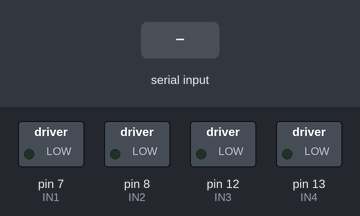
The sketch below on a simulated Arduino Uno, built with avr-gcc and run on an emulated ATmega328P. Shown: switched loads named in the sketch (green lamp = pin HIGH). The test bench sets the inputs (shaded band).

Above: at 1.2 s.
1.3 s: "R90\n" received over Serial
At 3.01 s:
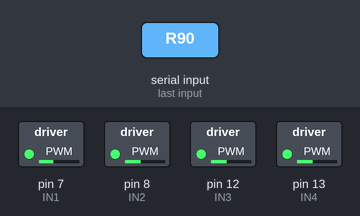
4.3 s: "S90\n" received over Serial
At 4.8 s:
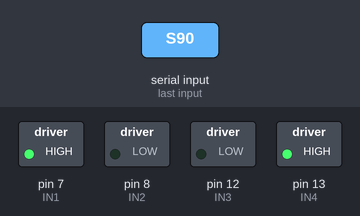
5.8 s: "L90\n" received over Serial
8.8 s: "S,45\n" received over Serial
At 9.4 s:
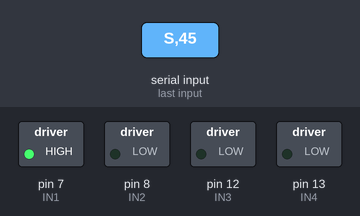
Timing chart, 0 to 11.3 s (numbered marks = the images above; inputs shaded):
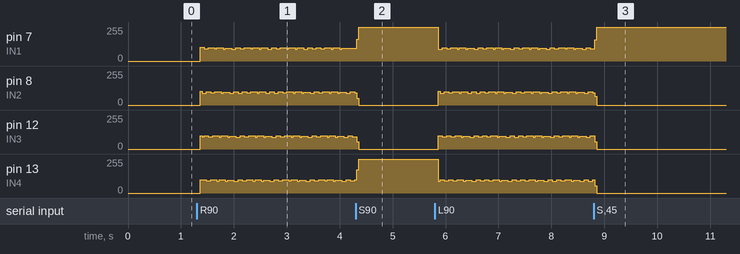

The sketch:

arduino_code.ino
```cpp
int IN1 = 7;
int IN2 = 8;
int IN3 = 12;
int IN4 = 13;
int speed = 1185;

// Sequenza di passi per il motore passo-passo
int steps[8][4] = {
  {1, 0, 0, 0},
  {1, 1, 0, 0},
  {0, 1, 0, 0},
  {0, 1, 1, 0},
  {0, 0, 1, 0},
  {0, 0, 1, 1},
  {0, 0, 0, 1},
  {1, 0, 0, 1}
};

char lastCommand = 'z';
bool isRunning = false;  // Variabile per tenere traccia se il motore è in esecuzione
char currentDirection = 'R';  // Direzione corrente del motore ('R' o 'L')

void setup() {
  Serial.begin(9600);  // Set serial communication to 9600 baud rate
  // Imposta i pin come uscite
  pinMode(IN1, OUTPUT);
  pinMode(IN2, OUTPUT);
  pinMode(IN3, OUTPUT);
  pinMode(IN4, OUTPUT);
}

void loop() {
  // Controlla se ci sono nuovi comandi dalla seriale
  if (Serial.available() > 0) {
    char command = Serial.read();  // Legge il comando

    // Se il comando è 'R', imposta il motore per girare a destra
    if (command == 'R') {
      if (lastCommand != command) {
        lastCommand = command;
        currentDirection = 'R';
        isRunning = true;  // Attiva il motore
      }
    }
    // Se il comando è 'L', imposta il motore per girare a sinistra
    else if (command == 'L') {
      if (lastCommand != command) {
        lastCommand = command;
        currentDirection = 'L';
        isRunning = true;  // Attiva il motore
      }
    }
    // Se il comando è un numero (1-9), cambia la velocità
    else if (isdigit(command)) {
      speed = 723 + ((command - '0') * 77);
    }
    // Se il comando è 'S', ferma il motore
    else if (command == 'S') {
      isRunning = false;  // Ferma il motore
      lastCommand = command;
    }
  }

  // Se il motore è attivo, esegui il movimento nella direzione corrente
  if (isRunning) {
    if (currentDirection == 'R') {
      right();
    } else if (currentDirection == 'L') {
      left();
    }
  }
}

// Funzione per muovere il motore in avanti
void right() {
  for (int j = 0; j < 8; j++) {
    digitalWrite(IN1, steps[j][0]);
    digitalWrite(IN2, steps[j][1]);
    digitalWrite(IN3, steps[j][2]);
    digitalWrite(IN4, steps[j][3]);
    delayMicroseconds(speed);  // Imposta il ritardo tra i passi
  }
}

// Funzione per muovere il motore all'indietro
void left() {
  for (int j = 7; j >= 0; j--) {
    digitalWrite(IN1, steps[j][0]);
    digitalWrite(IN2, steps[j][1]);
    digitalWrite(IN3, steps[j][2]);
    digitalWrite(IN4, steps[j][3]);
    delayMicroseconds(speed);  // Imposta il ritardo tra i passi
  }
}
```

Measured:
- after the input at 1.3 s, pin 13 (IN4): ramps from 99/255 to 90/255 and jumps back, once every 0.16 s
